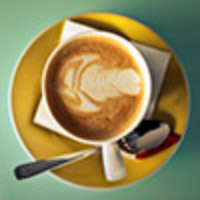
#> input picture coffe.jpg, 200 x 200 px
$ python app.py coffe.jpg   (older library calls are emulated)
#> lines starting #> are read from the running program, lines starting #| are printed output that depends on the picture
import sys
import os
import argparse
from PIL import Image


ASCII_CHARS = "`^\",:;Il!i~+_-?][}{1)(|\\/tfjrxnuvczXYUJCLQ0OZmwqpdbkhao*#MW&8%B@$"
MAX_PIXEL_VALUE = 255
MAX_HEIGHT = 100  # Higher values dont fit well in the console


def build_pixel_matrix(image):

    if image.height > MAX_HEIGHT:
        half_height = image.height // 2
        new_height = half_height if half_height <= MAX_HEIGHT else MAX_HEIGHT
        new_width = int(new_height * image.width / image.height)  # Conserving ratio

        image = image.resize((new_width, new_height), Image.ANTIALIAS)  # We resize the image

    # To build the pixel matriz we get the average of the pixel, each pixel in the image has the format (R, G, B)
    pixel_matrix = [[(sum(image.getpixel((x, y))) / 3) for x in range(image.width)] for y in range(image.height)]
    return pixel_matrix


def convert_to_ascii(pixel_matrix):

    # We try to map our pixels in the matrix to the ascii list
    # for this we do a cross-multiplication
    # P -->  MAX_PIXEL_VALUE
    # ? ---> len(ASCII_CHARS)
    # We rest 1 at the end so we dont get an index out of range when ? is the last element in the ASCII_CHARS
    ascii_matrix = []
    for row in pixel_matrix:
        ascii_row = []
        for pixel in row:
            ascii_row.append(ASCII_CHARS[int(len(ASCII_CHARS)*(pixel/MAX_PIXEL_VALUE)-1)])
        ascii_matrix.append(ascii_row)

    return ascii_matrix


def ascii_art(ascii_matrix, filename=None):

    if filename:
        filename = f'{filename}.txt'
        with open(filename, 'w') as f:
            for row in ascii_matrix:
                line = [p for p in row]
                f.write("".join(line)+'\n')

    else:
        for row in ascii_matrix:
            line = [p for p in row]
            print("".join(line))


if __name__ == "__main__":
    parser = argparse.ArgumentParser(description='Image2ASCII Converter')
    parser.add_argument('filename', help='File to convert')
    parser.add_argument('-f', help='If you want to store the ASCII as a txt file', action='store_true')
    args = parser.parse_args()

    filepath = args.filename
    filename = None
    if args.f:
        filename = os.path.splitext(filepath)[0]

    try:
        image = Image.open(filepath)
#> image is the input picture: PIL image 200x200 RGB; mean R, G, B 145.4, 136.8, 90.2
    except Exception:
        raise SystemExit(f"File was not found.")

    pixel_matrix = build_pixel_matrix(image)
#> in build_pixel_matrix, `image = image.resize((new_width, new_height), Image.ANTIALIAS)`:
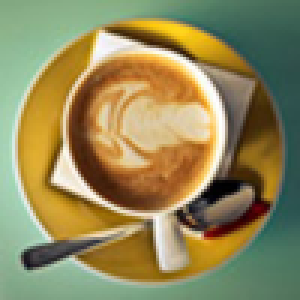
#> image: PIL image 100x100 RGB (shown 3 times larger); mean R, G, B 145.4, 136.7, 90.2
#> in build_pixel_matrix, `pixel_matrix = [[(sum(image.getpixel((x, y))) / 3) for x in range(imag..`: pixel_matrix = 100 items
#> pixel_matrix = 100 items

    ascii_matrix = convert_to_ascii(pixel_matrix)
#> the loop in convert_to_ascii, `for row in pixel_matrix:` made 100 passes
#> ascii_matrix = 100 items
    ascii_art(ascii_matrix, filename)
#> the loop in ascii_art, `for row in ascii_matrix:` made 100 passes
#| XXXXXXXXXXXXXXYYYYYYYYYYYYYYYYYYYYYYYYYXYXXXXXXzzzcccvvvuunnnxrrrrjjfffftt/////\\\\\\|||||||((((((((
#| XXXXXXXXXXYYYYYYYYYYYUUUUUYYYYYYYYYYYYYYYYYYYXXXzzzccvvunnxxxxrjjjjfffttt/////\\\\\|||||||((((((((((
#| XXXXXXXYYYYYYYYUUUUUUUUUUUUUUUUUUUUUUUUUYYYYYXXXzzccvvuuunnxrrjfjfffft///\\\\\\\||||||((((((()))))))
#| YYYYYYYYYYUUUUUUUUUUUUUUUUUUUUUUUUUUUUUUYYYYYYXXzzcvvuunnnxrjjffftttt/\\\\\\\\||||||(((((((())))))))
#| YYYYYYYYYUUUUUUUUUUUUUUUUUUUJJUUUUUUUJJUUUYYYXzzccvuunnxrrjjjffftt//\\\\\||||||(|((((((())))))))))))
#| YYYYYYUUUUUUUUUUUUUJJJJJJJJJJJJJUUJJJJUUJUUYXccvvuunxxrjjfffftt////\\\\\\|||((((((((((()))))))))))11
#| UUUUUUUUUUUUUUUJJJJJJJJJJJJJJJJJJJJJJJUYYXXXXzzzzzzzzcvuxjf/\\\\\\\\||\\|((((((())))))))))1111111111
#| UUUUUUUUUUUUUJJJJJJJJJJJJCJCJJJJUJJJUYzzczzXXYYYUJJCCCJJUYzurt\((((((((((((())))))))))11111111111111
#> (further printed lines are left out)
